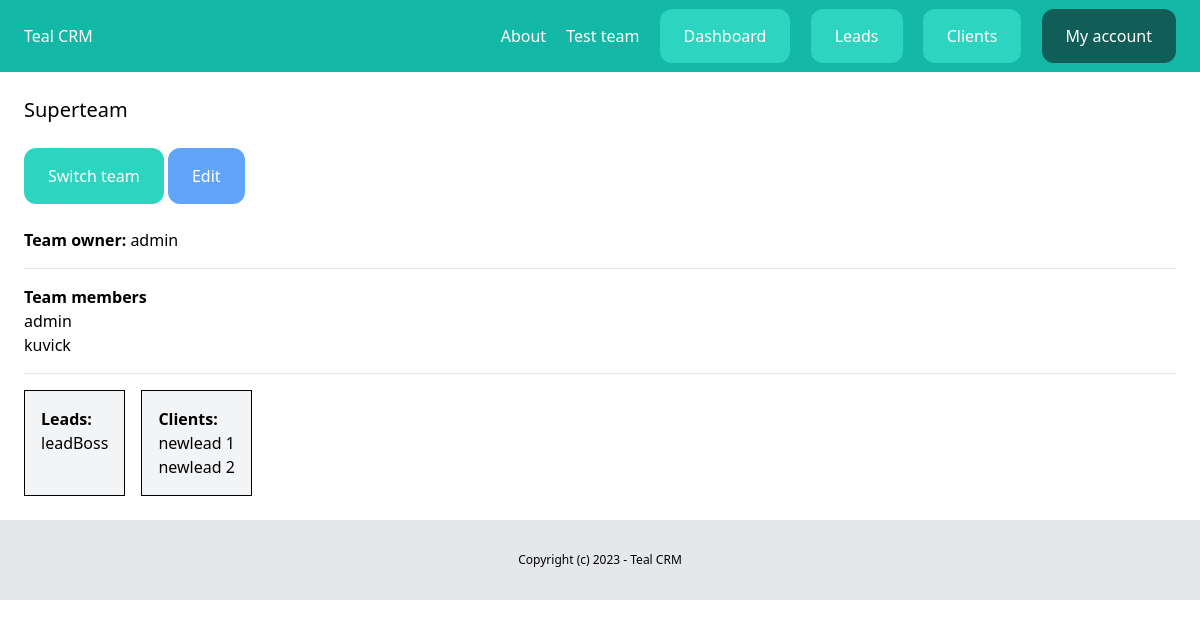
The app's page /dashboard/teams/1/ (signed in) with its own data.
### teams/models.py (models this page shows, shortened)
class Team(models.Model):
    plan = models.ForeignKey(Plan, related_name='teams', blank=True, null=True, on_delete=models.CASCADE)
    name = models.CharField(max_length=100)
    members = models.ManyToManyField(User, related_name='teams')
    created_by = models.ForeignKey(User, related_name='created_teams', on_delete=models.CASCADE)
    created_at = models.DateTimeField(auto_now_add=True)

### lead/models.py (models this page shows, shortened)
class Lead(models.Model):
    LOW = 'low'
    MEDIUM = 'medium'
    HIGH = 'high'
    CHOICES_PRIORITY = (
        (LOW, 'Low'),
        (MEDIUM, 'Medium'),
        (HIGH, 'High'),
    )
    NEW = 'new'
    CONTACTED = 'contacted'
    WON = 'won'
    LOST = 'lost'
    CHOICES_STATUS = (
        (NEW, 'New'),
        (CONTACTED, 'Contacted'),
        (WON, 'Won'),
        (LOST, 'Lost'),
    )
    team = models.ForeignKey(Team, related_name='leads', on_delete=models.CASCADE)
    name = models.CharField(max_length=255)
    email = models.EmailField()
    description = models.TextField(blank=True, null=True)
    priority = models.CharField(max_length=10, choices=CHOICES_PRIORITY, default=MEDIUM)
    status = models.CharField(max_length=10, choices=CHOICES_STATUS, default=NEW)
    converted_to_client = models.BooleanField(default=False)
    created_by = models.ForeignKey(User, related_name='leads', on_delete=models.CASCADE)
    created_at = models.DateTimeField(auto_now_add=True)
    modified_at = models.DateTimeField(auto_now=True)
    class Meta:
        ordering = ('name',)

### client/models.py (models this page shows, shortened)
class Client(models.Model):
    team = models.ForeignKey(Team, related_name='clients', on_delete=models.CASCADE)
    name = models.CharField(max_length=255)
    email = models.EmailField()
    description = models.TextField(blank=True, null=True)
    created_by = models.ForeignKey(User, related_name='clients', on_delete=models.CASCADE)
    created_at = models.DateTimeField(auto_now_add=True)
    modified_at = models.DateTimeField(auto_now=True)
    class Meta:
        ordering = ('name',)

### teams/views.py (the view)
# urls.py: path('<int:pk>', views.clients_detail, name='detail'),
@login_required
def detail(request, pk):
    team = get_object_or_404(Team, members__in=[request.user], pk=pk)
    return render(request, 'teams/detail.html', {
        'team': team
    })

### teams/context_processors.py (called while the page is built)
def active_team(request):
    if request.user.is_authenticated:
        if request.user.userprofile.active_team:
            active_team = request.user.userprofile.active_team
        else:
            active_team = Team.objects.filter(created_by=request.user)[0]
    else:
        active_team = None
    return {'active_team': active_team}

### teams/templates/teams/detail.html (shortened to what this page needs)
{% extends 'core/base.html' %}
{% block content %}
<div class="py-6 px-6">
    <h1 class="mb-6 text-xl">{{ team.name }}</h1>
    <a href="{% url 'teams:list' %}" class="inline-block py-4 px-6 bg-teal-400 rounded-xl text-white">Switch team</a>
    <a href="{% url 'teams:edit' team.id %}" class="inline-block py-4 px-6 bg-blue-400 rounded-xl text-white">Edit</a>
    <p class="mt-6"><strong>Team owner:</strong> {{ team.created_by }}</p>
    <hr class="my-4">
    <h2 class="font-semibold">Team members</h2>
    {% for member in team.members.all %}
        <p>{{ member.username }}</p>
    {% endfor %}
    <hr class="my-4">
    <div class="flex space-x-4">
        <div class="p-4 bg-gray-100 border border-black">
            <h3><strong>Leads:</strong></h3>
            {% for lead in team.leads.all %}
                <a href="{% url 'leads:detail' lead.id %}">{{ lead.name }}</a><br>
            {% endfor %}
        </div>
        <div class="p-4 bg-gray-100 border border-black">
            <h3><strong>Clients:</strong></h3>
            {% for client in team.clients.all %}
                <a href="{% url 'clients:detail' client.id %}">{{ client.name }}</a><br>
            {% endfor %}
        </div>
    </div>
</div>
{% endblock %}

### core/templates/core/partials/nav.html
<nav class="py-6 px-6 bg-teal-500 flex justify-between">
    <a href="/" class="text-white">Teal CRM</a>
    <div class="space-x-4">
      <a href="{% url 'about' %}" class="text-white">About</a>
      {% if request.user.is_authenticated %}
        <a href="{% url 'teams:detail' active_team.id %}" class="text-white">{{ active_team.name }}</a>
        <a href="{% url 'dashboard:index' %}" class="py-4 px-6 bg-teal-400 rounded-xl text-white">Dashboard</a>
        <a href="{% url 'leads:list' %}" class="py-4 px-6 bg-teal-400 rounded-xl text-white">Leads</a>
        <a href="{% url 'clients:list' %}" class="py-4 px-6 bg-teal-400 rounded-xl text-white">Clients</a>
        <a href="{% url 'userprofile:myaccount' %}" class="py-4 px-6 bg-teal-800 rounded-xl text-white">My account</a>
      {% else %}
        <a href="{% url 'login' %}" class="py-4 px-6 bg-teal-600 rounded-xl text-white">Log in</a>
        <a href="{% url 'userprofile:signup' %}" class="py-4 px-6 bg-teal-400 rounded-xl text-white">Sign up</a>
      {% endif %}
    </div>
</nav>

### records on screen
Team: name "Test team"
Team: name "Superteam", created_by "admin"
Lead: name "leadBoss"
Client: name "newlead 1"
Client: name "newlead 2"

### other values on screen
{{ member.username }} "admin"
{{ member.username }} "kuvick"
